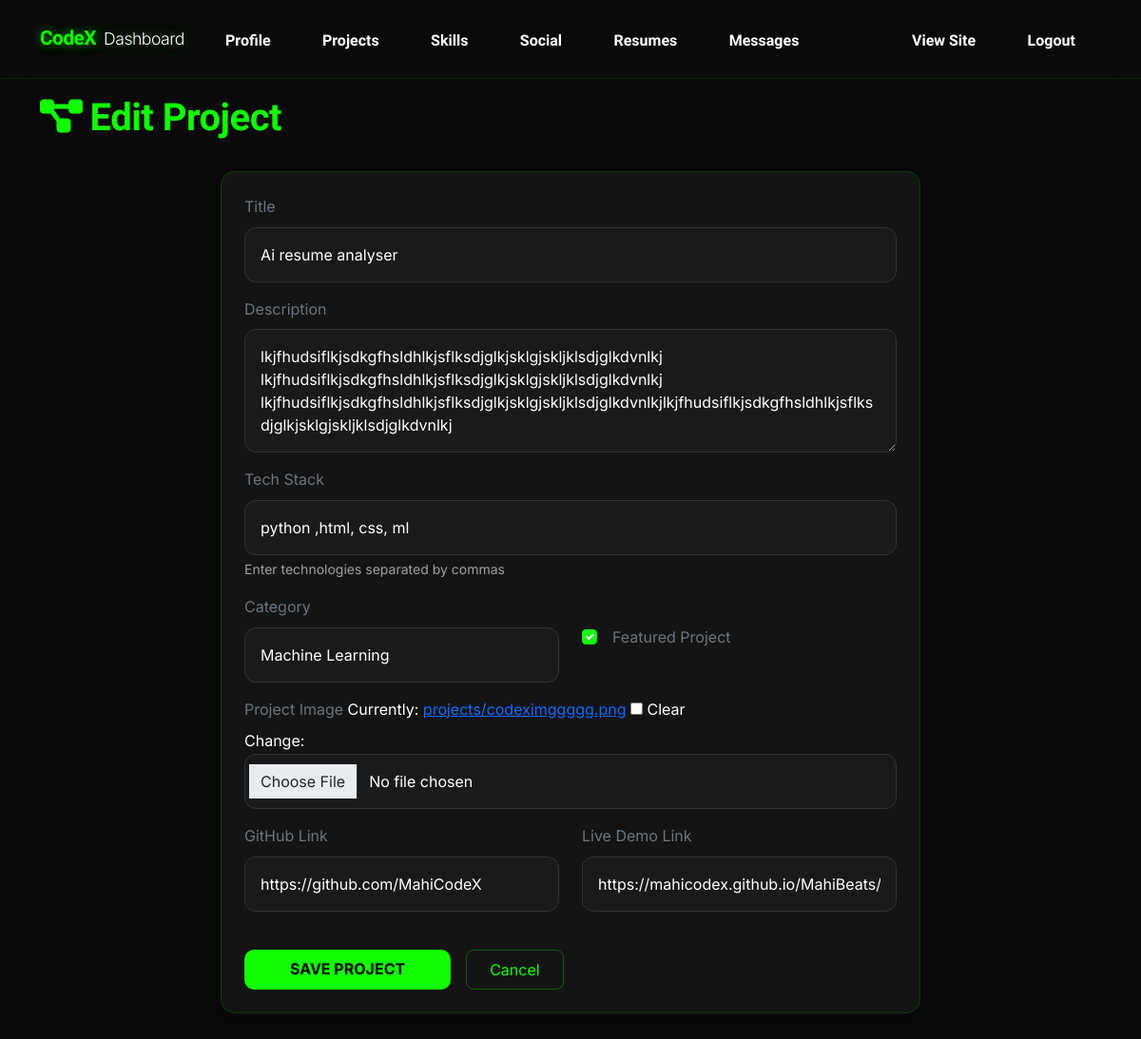
Screenshot of /dashboard/projects/4/edit/ (signed in) with the database file from the repository.
### user/models.py (models this page shows, shortened)
class Project(models.Model):
    CATEGORY_CHOICES = [
        ('web', 'Web Development'),
        ('ml', 'Machine Learning'),
        ('mobile', 'Mobile App'),
        ('other', 'Other'),
    ]
    title = models.CharField(max_length=200)
    description = models.TextField()
    tech_stack = models.CharField(max_length=500, help_text="Comma-separated technologies")
    image = models.ImageField(upload_to='projects/', blank=True, null=True)
    github_link = models.URLField(blank=True)
    live_link = models.URLField(blank=True)
    category = models.CharField(max_length=20, choices=CATEGORY_CHOICES, default='web')
    featured = models.BooleanField(default=False)
    created_date = models.DateTimeField(default=timezone.now)
    class Meta:
        ordering = ['-created_date']

### dashboard/views.py (the view)
# urls.py: path('projects/<int:pk>/edit/', views.edit_project, name='edit_project'),
@login_required
def edit_project(request, pk):
    project = get_object_or_404(Project, pk=pk)
    if request.method == 'POST':
        form = ProjectForm(request.POST, request.FILES, instance=project)
        if form.is_valid():
            form.save()
            messages.success(request, 'Project updated successfully!')
            return redirect('dashboard:projects')
    else:
        form = ProjectForm(instance=project)
    return render(request, 'dashboard/project_form.html', {'form': form, 'title': 'Edit Project'})

### dashboard/forms.py
class ProjectForm(forms.ModelForm):
    class Meta:
        model = Project
        fields = ['title', 'description', 'tech_stack', 'image', 'github_link', 'live_link', 'category', 'featured']
        widgets = {
            'description': forms.Textarea(attrs={'rows': 4}),
            'tech_stack': forms.TextInput(attrs={'placeholder': 'e.g., Python, Django, React'}),
        }
    def __init__(self, *args, **kwargs):
        super().__init__(*args, **kwargs)
        for name, field in self.fields.items():
            if isinstance(field.widget, forms.CheckboxInput):
                field.widget.attrs.update({'class': 'form-check-input'})
            elif isinstance(field.widget, forms.Select):
                field.widget.attrs.update({'class': 'form-select'})
            else:
                field.widget.attrs.update({'class': 'form-control'})

### templates/dashboard/project_form.html (shortened to what this page needs)
{% extends 'dashboard/base_dashboard.html' %}
{% block dashboard_content %}
<div class="row mb-4">
    <div class="col-12">
        <h1 class="text-green" style="font-family:'Lexend',sans-serif;"><i class="fas fa-project-diagram me-2"></i>{{ title }}</h1>
    </div>
</div>
<div class="row">
    <div class="col-lg-8 mx-auto">
        <div class="card" style="background: #111; border: 1px solid rgba(18,255,0,0.1); border-radius: 14px;">
            <div class="card-body p-4">
                <form method="post" enctype="multipart/form-data">
                    <div class="mb-3">
                        <label for="{{ form.title.id_for_label }}" class="form-label text-muted">Title</label>
                        {{ form.title }}
                    </div>
                    <div class="mb-3">
                        <label for="{{ form.description.id_for_label }}" class="form-label text-muted">Description</label>
                        {{ form.description }}
                    </div>
                    <div class="mb-3">
                        <label for="{{ form.tech_stack.id_for_label }}" class="form-label text-muted">Tech Stack</label>
                        {{ form.tech_stack }}
                        <div class="form-text">Enter technologies separated by commas</div>
                    </div>
                    <div class="row">
                        <div class="col-md-6 mb-3">
                            <label for="{{ form.category.id_for_label }}" class="form-label text-muted">Category</label>
                            {{ form.category }}
                        </div>
                        <div class="col-md-6 mb-3">
                            <div class="form-check mt-4 pt-2">
                                {{ form.featured }}
                                <label for="{{ form.featured.id_for_label }}" class="form-check-label text-muted ms-2">Featured Project</label>
                            </div>
                        </div>
                    </div>
                    <div class="mb-3">
                        <label for="{{ form.image.id_for_label }}" class="form-label text-muted">Project Image</label>
                        {{ form.image }}
                    </div>
                    <div class="row">
                        <div class="col-md-6 mb-3">
                            <label for="{{ form.github_link.id_for_label }}" class="form-label text-muted">GitHub Link</label>
                            {{ form.github_link }}
                        </div>
                        <div class="col-md-6 mb-3">
                            <label for="{{ form.live_link.id_for_label }}" class="form-label text-muted">Live Demo Link</label>
                            {{ form.live_link }}
                        </div>
                    </div>
                    <div class="d-flex gap-3 mt-4">
                        <button type="submit" class="btn-primary-green px-5 py-2">Save Project</button>
                        <a href="{% url 'dashboard:projects' %}" class="btn px-4 py-2 text-decoration-none" style="border: 1px solid rgba(18,255,0,0.3); color: #12ff00; border-radius: 8px;">Cancel</a>
                    </div>
                </form>
            </div>
        </div>
    </div>
</div>
{% endblock %}

### static/css/style.css (style rules this page uses)
:root { --primary-color: #12ff00; --bg-dark: #0a0a0a; --bg-card: #141414; --text-main: #ffffff; --text-muted: #a0a0a0; --transition: all 0.4s cubic-bezier(0.175, 0.885, 0.32, 1.275); --font-heading: 'Lexend', sans-serif; --font-body: 'Inter', sans-serif; }
body { background-color: var(--bg-dark); color: var(--text-main); font-family: var(--font-body); line-height: 1.6; overflow-x: hidden; }
h1, h2, h3, h4, h5, h6 { color: var(--primary-color); font-family: var(--font-heading); font-weight: 700; letter-spacing: -0.5px; }
.text-green { color: var(--primary-color) !important; }
.btn-primary-green { background: var(--primary-color); color: #000; border: none; padding: 0.8rem 2.5rem; border-radius: 10px; font-weight: 700; transition: var(--transition); text-transform: uppercase; text-decoration: none; display: inline-block; }
.form-control, .form-select { background: #1a1a1a; border: 1px solid #333; color: #fff; padding: 1rem; border-radius: 12px; transition: var(--transition); }
.card { background: var(--bg-card) !important; border: 1px solid rgba(18, 255, 0, 0.15) !important; border-radius: 15px !important; color: var(--text-main) !important; box-shadow: 0 4px 15px rgba(0, 0, 0, 0.3) !important; }
.form-text { color: var(--text-muted) !important; }
.form-check-input { background-color: #1a1a1a !important; border-color: #333 !important; }
.form-check-input:checked { background-color: var(--primary-color) !important; border-color: var(--primary-color) !important; }

### rows the page displays
Project: title "Ai resume analyser", description "lkjfhudsiflkjsdkgfhsldhlkjsflksdjglkjsklgjskljklsdjglkdvnlkj lkjfhudsiflkjsdkgfhsldhlkjsflksdjglkjsklgjskljklsdjglkdvnlkj lkjfhudsiflkjsdkgfhsldhlkjsflksdjglkjsklgjskljklsdjglkdvnlkjlkjfhudsiflkjsdkgfhsldhlkjsflksdjglkjsklgjskljklsdjglkdvnlkj", tech_stack "python ,html, css, ml", category "Machine Learning", featured "☑", github_link "https://github.com/MahiCodeX", live_link "https://mahicodex.github.io/MahiBeats/"

### other values shown
{{ title }} "Edit Project"
